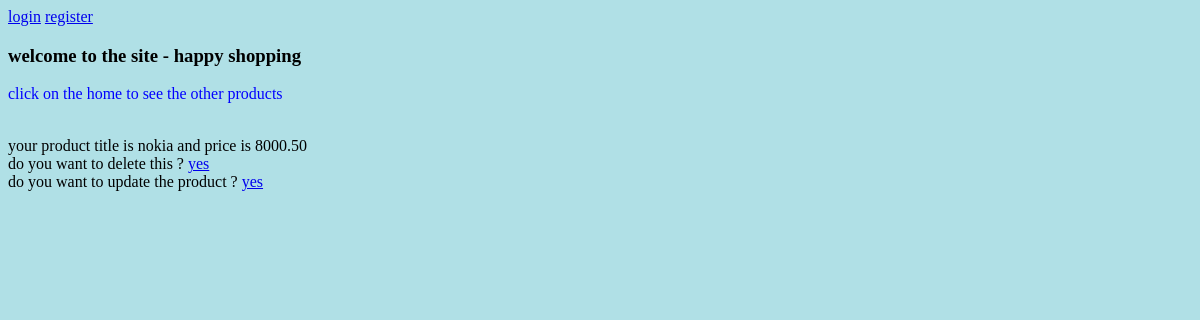
Page /detailtitle/3 on the earlier database version.
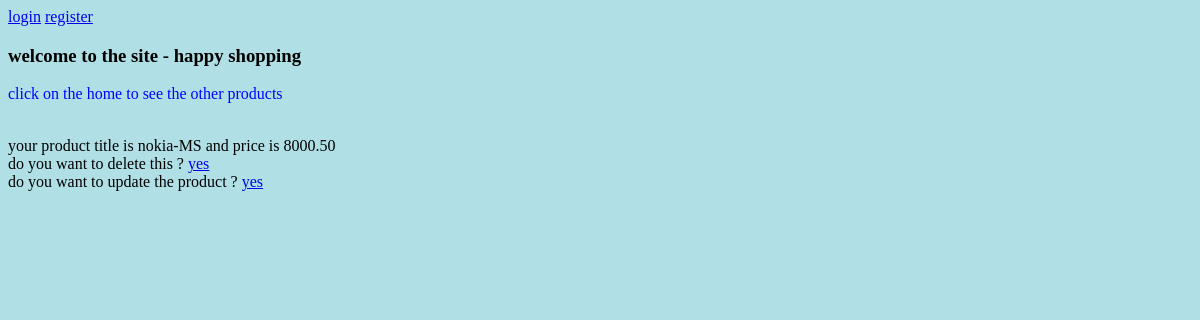
Same page on the later database version.
### classmethod/models.py (models this page shows)
class productname(models.Model):
    title=models.CharField(max_length=50)
    price=models.DecimalField(decimal_places=2,max_digits=1000)

### classmethod/views.py (the view)
# urls.py: path('detailtitle/<int:id>',detailproduct.as_view(),name='detailproducts'),
class detailproduct(View):
    template_name='methodfolder/methoddetail.html'
    def get(self,request,*args,**kwargs):
        context={}
        id_=self.kwargs.get('id')
        if id_ is not None:
            obj=get_object_or_404(productname,id=id_)
            context['object']=obj
        return render(request,self.template_name,context)

### templates/methodfolder/methoddetail.html (shortened to what this page needs)
{% extends 'home.html' %}
{% block content %}
<p class="p">click on the home to see the other products</p> <br>
your  product title is {{ object.title }} and price is {{ object.price }} <br>
do you want to delete this ? <a href="../../deletetitle/{{object.id}}"> yes</a> <br>
do you want to update the product ? <a href="../../updatetitle/{{object.id}}">yes</a>
{% endblock %}

Differences in the rows shown:
changed productname: title "nokia" → "nokia-MS"
